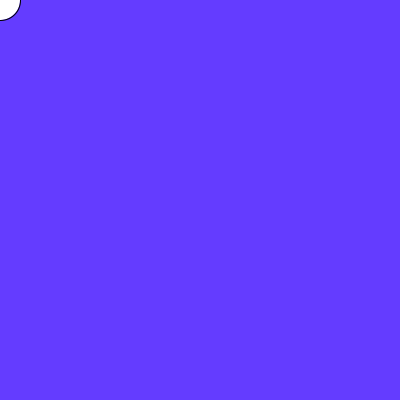
Frame 1 (no input)
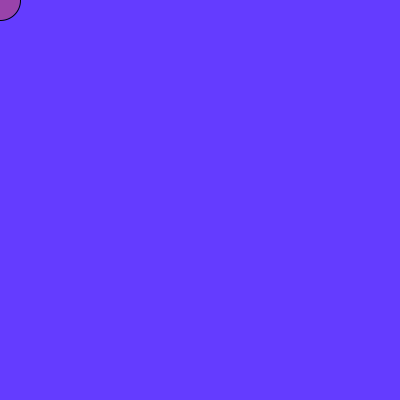
Frame 60 (the mouse pressed at the canvas centre just before this capture)
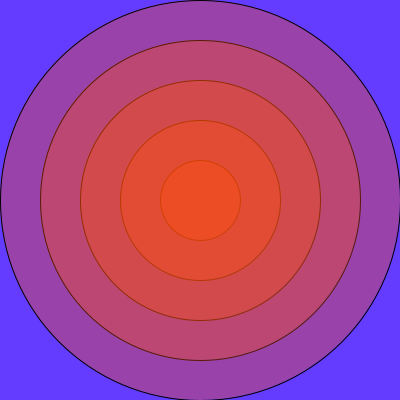
Frame 120 (the mouse held since frame 60 and released just before this capture)

The Processing sketch that drew these frames (run headless with seeded random() and noise(); from frame 60 on, the mouse is pressed at the canvas centre):

// Processing sketch: processing_93870
// ── processing_93870.pde

void setup()
{
size(400,400); //canvas size
}
void draw()
{
background(100,60,890,440); //background color
  float a; //x
  float b; //y
  float c; //width
  float d; //height
  int width=40; //width value
  int height=40; //height value
    if (mousePressed) { //on mouseclick width and height doubles
  a = mouseX; 
  b = mouseY;
  c =  width*2;
  d = height*2;
  ellipse(a,b,c,d);
  fill(670,80,6,87);
    }
  if (mousePressed){ //on mouseclick width and height *4
  a = mouseX; 
  b = mouseY;
  c =  width*4;
  d = height*4;
  ellipse(a,b,c,d);
  fill(670,80,6,87);
    }
      if (mousePressed){ //on mouseclick width and height *6
  a = mouseX; 
  b = mouseY;
  c =  width*6;
  d = height*6;
  ellipse(a,b,c,d);
  fill(670,80,6,87);
    }
          if (mousePressed){ //on mouseclick width and height *8
  a = mouseX; 
  b = mouseY;
  c =  width*8;
  d = height*8;
  ellipse(a,b,c,d);
  fill(670,80,6,87);
    }
              if (mousePressed){ //on mouseclick width and height *10
  a = mouseX; 
  b = mouseY;
  c =  width*10;
  d = height*10;
  ellipse(a,b,c,d);
  fill(670,80,6,87);
    }
        else {
  a = mouseX;  //normal width and heights
  b = mouseY;
  c = width;
  d = height;
  ellipse(a,b,width,height);
  fill(670,80,6,87);
    }   
}
